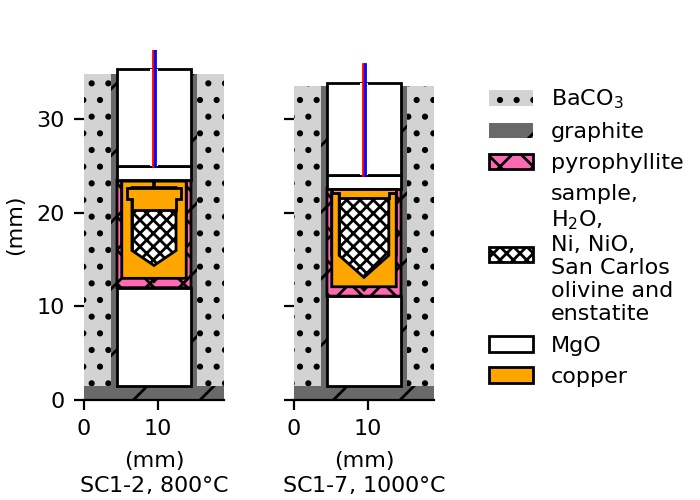

Source code (Python):
# -*- coding: utf-8 -*-
"""
Created on Tue Mar 14 14:30:47 2017

@author: Elizabeth

Show schematics for olivine hydration in piston cylinder

Figure modified from pynams function pynams.experiments.pressure_design()
"""
from pynams.experiments import style_buffer, style_capsule, make_capsule_shape
from pynams.experiments import style_pressure_medium, style_MgO
from pynams.experiments import style_graphite, style_pyrophyllite
import matplotlib.pyplot as plt
import matplotlib.patches as patches
from matplotlib.path import Path
from olivine import thisfolder

fig = plt.figure()
fig.set_size_inches(3.5, 2.5)

xstart = 0.12
ypstart = 0.15
width = 0.25
wspace = 0.05
height = 0.75

# general setup
capsule_material = 'copper'
pressure_medium_material='BaCO$_3$'
sleeve_material='pyrophyllite'
buffer_material='sample, H$_2$O,\nNi, NiO,\nSan Carlos\nolivine and\nenstatite\n'
h_graphite_button=1.5
h_pressure_medium=33.35
h_graphite_cylinder=33.35
h_sleeve=11.5
h_sleeve_bottom=1.
h_capsule = 8.5
h_lid=2.4
h_MgO_base=10.5
h_MgO_wafer=1.5
h_MgO_top=10.4
od_pressure_medium=18.9
od_graphite_cylinder=11.5
id_graphite_cylinder=10.0
id_sleeve=8.7
id_capsule=5.95
d_graphite_button = od_pressure_medium
od_MgO_base = id_graphite_cylinder
od_sleeve = id_graphite_cylinder

for style in [style_graphite, style_MgO, style_capsule, style_buffer]:
    style['label'] = None
    
# SC1-2
ax = fig.add_axes([xstart, ypstart, width, height])
ax.set_xlim(0, od_pressure_medium)
ax.set_xlabel('(mm)\nSC1-2, 800$\degree$C')
ax.set_ylabel('(mm)')
h_guts = h_MgO_base + h_sleeve + h_MgO_wafer + h_MgO_top
highest_point = max(h_pressure_medium, h_graphite_cylinder, h_guts)
ax.set_ylim(0., h_graphite_button + highest_point + 2.)
plt.tick_params(axis='x', top='off')
ax.spines['top'].set_visible(False)
ax.spines['left'].set_visible(False)
ax.spines['right'].set_visible(False)

th_gc = (od_graphite_cylinder - id_graphite_cylinder) / 2.
xgc = (od_pressure_medium - od_graphite_cylinder) / 2.
pressure_medium = patches.Rectangle((0., h_graphite_button), # (x,y)
                                    od_pressure_medium, # width
                                    h_pressure_medium, # height
                                    **style_pressure_medium)

graphite_button = patches.Rectangle((0., 0.), d_graphite_button,
                                    h_graphite_button, **style_graphite)

graphite_cylinder = patches.Rectangle((xgc, h_graphite_button), 
                         od_graphite_cylinder, h_graphite_cylinder, 
                         **style_graphite)

the_guts = patches.Rectangle((xgc + th_gc, h_graphite_button), 
                             id_graphite_cylinder,
                             h_graphite_cylinder, facecolor='w')
                         
MgO_base = patches.Rectangle((xgc+th_gc, h_graphite_button),
                             od_MgO_base, h_MgO_base, **style_MgO)

sleeve_path = make_capsule_shape(x=xgc + th_gc, 
                                 y=h_graphite_button + h_MgO_base,
                                 height=h_sleeve, 
                                 outerD=od_sleeve, 
                                 innerD=id_sleeve)
sleeve = patches.PathPatch(sleeve_path, **style_pyrophyllite)
th_sleeve = (od_sleeve - id_sleeve) / 2.

capsule_path = make_capsule_shape(x=xgc + th_gc + th_sleeve, 
               y=h_graphite_button + h_MgO_base + h_sleeve_bottom,
               height=h_capsule + h_lid/2., outerD=id_sleeve, innerD=id_capsule,
               shape='suaged')  
style_capsule['facecolor'] = 'orange'
capsule = patches.PathPatch(capsule_path, **style_capsule)

MgO_wafer = patches.Rectangle((xgc + th_gc, 
                               h_graphite_button + h_MgO_base + h_sleeve),
                               od_MgO_base, h_MgO_wafer, **style_MgO)

MgO_top = patches.Rectangle((xgc + th_gc, 
                h_graphite_button + h_MgO_base + h_sleeve + h_MgO_wafer),
                od_MgO_base, h_MgO_top, **style_MgO)

thermocouple = patches.Rectangle((od_pressure_medium/2.-0.5, 
                h_graphite_button + h_MgO_base + h_sleeve + h_MgO_wafer),
                1., h_MgO_top, facecolor='w')
ax.plot([od_pressure_medium/2-0.15, od_pressure_medium/2.-0.15],
        [h_graphite_button + h_MgO_base + h_sleeve + h_MgO_wafer + h_MgO_top + 2.,
         h_graphite_button + h_MgO_base + h_sleeve + h_MgO_wafer], 
         color='r', linewidth=1)
ax.plot([od_pressure_medium/2+0.15, od_pressure_medium/2.+0.15],
        [h_graphite_button + h_MgO_base + h_sleeve + h_MgO_wafer + h_MgO_top + 2.,
         h_graphite_button + h_MgO_base + h_sleeve + h_MgO_wafer], 
         color='b', linewidth=1)

th_capsule = (id_sleeve - id_capsule) / 2.
buffer_inside = patches.Rectangle((xgc + th_gc + th_sleeve + th_capsule,
                h_graphite_button + h_MgO_base + h_sleeve_bottom + th_capsule),
                id_capsule, h_capsule - th_capsule, **style_buffer)

th_flap = th_capsule / 2.
x = xgc + th_gc + th_sleeve + th_flap
ystart = h_graphite_button + h_MgO_base + h_sleeve_bottom + th_capsule
y = ystart + h_capsule - th_flap*2
th_lid = h_lid / 2.
th_capsule = (id_sleeve - id_capsule) / 2.
lid_verts = [(x + th_capsule - th_flap, y), 
             (x, y),
             (x, y + th_lid), 
             (x + id_sleeve - th_capsule, y + th_lid), 
             (x + id_sleeve - th_capsule, y), 
             (x + id_sleeve - th_capsule - th_flap, y), 
             (x + id_sleeve - th_capsule - th_flap, y - th_lid), 
             (x + th_capsule - th_flap, y - th_lid), 
             (0., 0.)]
lid_codes = [Path.MOVETO] + ([Path.LINETO] * 7) + [Path.CLOSEPOLY]
lid_path = Path(lid_verts, lid_codes)
lid = patches.PathPatch(lid_path, **style_capsule)

ax.add_patch(pressure_medium)
ax.add_patch(graphite_button)
ax.add_patch(graphite_cylinder)
ax.add_patch(the_guts)
ax.add_patch(MgO_base)
ax.add_patch(sleeve)
ax.add_patch(buffer_inside)
ax.add_patch(MgO_wafer)
ax.add_patch(MgO_top)
ax.add_patch(thermocouple)
ax.add_patch(capsule)
ax.add_patch(lid)
#ax.set_title('SC1-2')

### SC1-7 
for style in [style_graphite, style_MgO, style_capsule, style_buffer]:
    style['label'] = None

id_capsule=6.7
h_capsule = 10.
h_lid=1.
h_pressure_medium=32.0
h_graphite_cylinder=32.0
h_MgO_wafer=1.4
h_MgO_base = 9.6
h_MgO_top = 9.9

ax = fig.add_axes([xstart + width + wspace, ypstart, width, height])
ax.set_xlim(0, od_pressure_medium)
ax.set_xlabel('(mm)\nSC1-7, 1000$\degree$C')
ax.set_ylim(0., h_graphite_button + highest_point + 2.)
plt.tick_params(axis='x', top='off')
ax.spines['top'].set_visible(False)
ax.spines['left'].set_visible(False)
ax.spines['right'].set_visible(False)
labels = [item.get_text() for item in ax.get_yticklabels()]
empty_string_labels = ['']*len(labels)
ax.set_yticklabels(empty_string_labels)

th_gc = (od_graphite_cylinder - id_graphite_cylinder) / 2.
xgc = (od_pressure_medium - od_graphite_cylinder) / 2.
style_pressure_medium['label'] = pressure_medium_material
pressure_medium = patches.Rectangle((0, h_graphite_button), # (x,y)
                                    od_pressure_medium, # width
                                    h_pressure_medium, # height
                                    **style_pressure_medium)

graphite_button = patches.Rectangle((0., 0.), d_graphite_button,
                                    h_graphite_button, **style_graphite)

style_graphite['label'] = 'graphite'
graphite_cylinder = patches.Rectangle((xgc, h_graphite_button), 
                         od_graphite_cylinder, h_graphite_cylinder, 
                         **style_graphite)

the_guts = patches.Rectangle((xgc + th_gc, h_graphite_button), 
                             id_graphite_cylinder,
                             h_graphite_cylinder, facecolor='w')
                         
MgO_base = patches.Rectangle((xgc+th_gc, h_graphite_button),
                             od_MgO_base, h_MgO_base, **style_MgO)

style_pyrophyllite['label'] = 'pyrophyllite'
sleeve_path = make_capsule_shape(x=xgc + th_gc, 
                                 y=h_graphite_button + h_MgO_base,
                                 height=h_sleeve, 
                                 outerD=od_sleeve, 
                                 innerD=id_sleeve)
sleeve = patches.PathPatch(sleeve_path, **style_pyrophyllite)
th_sleeve = (od_sleeve - id_sleeve) / 2.

capsule_path = make_capsule_shape(x=xgc + th_gc + th_sleeve, 
               y=h_graphite_button + h_MgO_base + h_sleeve_bottom,
               height=h_capsule, outerD=id_sleeve, innerD=id_capsule)
capsule = patches.PathPatch(capsule_path, **style_capsule)
    
MgO_wafer = patches.Rectangle((xgc + th_gc, 
                               h_graphite_button + h_MgO_base + h_sleeve),
                               od_MgO_base, h_MgO_wafer, **style_MgO)

style_MgO['label'] = 'MgO'
MgO_top = patches.Rectangle((xgc + th_gc, 
                h_graphite_button + h_MgO_base + h_sleeve + h_MgO_wafer),
                od_MgO_base, h_MgO_top, **style_MgO)

thermocouple = patches.Rectangle((od_pressure_medium/2.-0.5, 
                h_graphite_button + h_MgO_base + h_sleeve + h_MgO_wafer),
                1., h_MgO_top, facecolor='w')
ax.plot([od_pressure_medium/2-0.15, od_pressure_medium/2.-0.15],
        [h_graphite_button + h_MgO_base + h_sleeve + h_MgO_wafer + h_MgO_top + 2.,
         h_graphite_button + h_MgO_base + h_sleeve + h_MgO_wafer], 
         color='r', linewidth=1)
ax.plot([od_pressure_medium/2+0.15, od_pressure_medium/2.+0.15],
        [h_graphite_button + h_MgO_base + h_sleeve + h_MgO_wafer + h_MgO_top + 2.,
         h_graphite_button + h_MgO_base + h_sleeve + h_MgO_wafer], 
         color='b', linewidth=1)

th_capsule = (id_sleeve - id_capsule) / 2.
style_buffer['label'] = buffer_material
buffer_inside = patches.Rectangle((xgc + th_gc + th_sleeve + th_capsule,
                h_graphite_button + h_MgO_base + h_sleeve_bottom + th_capsule),
                id_capsule, h_capsule - th_capsule, **style_buffer)

x = xgc + th_gc + th_sleeve
y = h_graphite_button + h_MgO_base + h_sleeve_bottom + h_capsule
th_lid = h_lid / 2.
th_capsule = (id_sleeve - id_capsule) / 2.
lid_verts = [(x + th_capsule, y), 
             (x, y),
             (x, y + th_lid), 
             (x + id_sleeve, y + th_lid), 
             (x + id_sleeve, y), 
             (x + id_sleeve - th_capsule, y), 
             (x + id_sleeve - th_capsule, y - th_lid), 
             (x + th_capsule, y - th_lid), 
             (0., 0.)]
lid_codes = [Path.MOVETO] + ([Path.LINETO] * 7) + [Path.CLOSEPOLY]
lid_path = Path(lid_verts, lid_codes)
style_capsule['label'] = 'copper'
lid = patches.PathPatch(lid_path, **style_capsule)

ax.add_patch(pressure_medium)
ax.add_patch(graphite_button)
ax.add_patch(graphite_cylinder)
ax.add_patch(the_guts)
ax.add_patch(MgO_base)
ax.add_patch(sleeve)
ax.add_patch(buffer_inside)
ax.add_patch(MgO_wafer)
ax.add_patch(MgO_top)
ax.add_patch(thermocouple)
ax.add_patch(capsule)
#ax.set_title('SC1-7')
ax.add_patch(lid)

ax.legend(bbox_to_anchor=(0.95, 0.9), frameon=False)

print('finished')

fig.savefig(thisfolder+'Fig1_experiments.jpg', dpi=200, format='jpg')